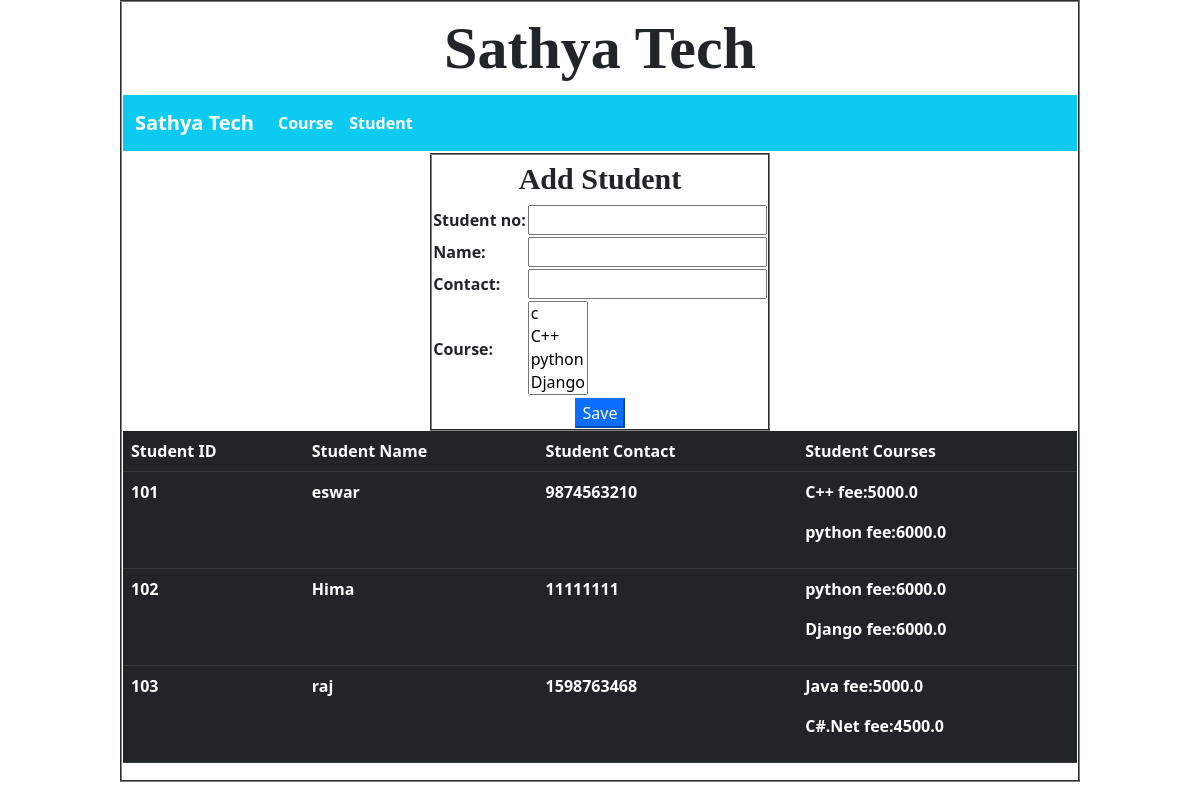
The page /student/ on the database its author committed.
### app_db/models.py (models this page shows)
class StudentModel(models.Model):
    student_no = models.IntegerField(primary_key = True)
    name = models.CharField(max_length=30)
    contact = models.IntegerField()
    course = models.ManyToManyField(CourseModel)

class CourseModel(models.Model):
    course_no = models.AutoField(primary_key = True)
    course_name = models.CharField(max_length=30)
    course_fee = models.FloatField()
    def __str__(self):
         return self.course_name

### app_db/views.py (the view)
# urls.py: path('student/',views.showStudent,name='student')
def showStudent(request):
    student = StudentForm(request.POST)
    if request.method == "POST":
        student.save()
        return redirect('student')
    else:
      result = CourseModel.objects.all()
      if result:
        return render(request,"student.html",{"s_form": StudentForm(),"all_students":StudentModel.objects.all()})
      else:
        return render(request,"student.html",{"error":"Please Add The Course...!"})

### app_db/forms.py
class StudentForm(forms.ModelForm):
    class Meta:
        fields = "__all__"
        model = StudentModel

### templates/student.html (shortened to what this page needs)
{% extends 'common.html' %}
{% block content %}
    {% if error %}
        <table align="center">
        <tr>
            <th>
                {{ error }}
            </th>
        </tr>
        </table>
    {% else %}
   <form action="{% url 'student' %}" method="post">
       <table align="center" border="2">
         <tr>
             <th colspan="2" style="text-align: center;font-size: 30px;font-family: 'Book Antiqua'">
                 Add Student
             </th>
         </tr>
         <tr>
             <th>
                 {{ s_form }}
             </th>
         </tr>
           <tr>
             <th style="text-align: center" colspan="2">
                 <button type="submit" class="btn-primary"> Save </button>
             </th>
         </tr>
       </table>
   </form>
    {% endif %}
      <table align="center" class="table table-dark table-hover">
        <tr>
            <th>Student ID</th>
            <th>Student Name</th>
            <th>Student Contact</th>
            <th>Student Courses</th>
        </tr>
          {% for student in all_students %}
        <tr>
            <th>{{ student.student_no }}</th>
            <th>{{ student.name }}</th>
            <th>{{ student.contact }}</th>
            <th>
                {% for course in student.course.all %}
                  <p> {{ course.course_name }} fee:{{ course.course_fee}}</p>
                {% endfor %}
            </th>
        </tr>
          {% endfor %}
      </table>
{% endblock %}

### rows shown on the page
StudentModel: student_no "101", name "eswar", contact "9874563210"
CourseModel: course_name "C++", course_fee "5000.0"
CourseModel: course_name "python", course_fee "6000.0"
StudentModel: student_no "102", name "Hima", contact "11111111"
CourseModel: course_name "Django", course_fee "6000.0"
StudentModel: student_no "103", name "raj", contact "1598763468"
CourseModel: course_name "Java", course_fee "5000.0"
CourseModel: course_name "C#.Net", course_fee "4500.0"
